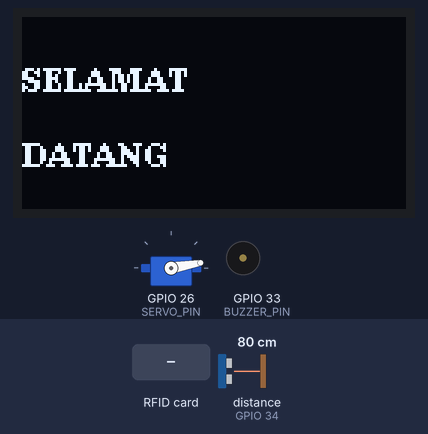
Simulated run of this sketch. Board: ESP32. Parts: 128×64 one-colour display, servo, buzzer (waves = sounding). The inputs (shaded band) are chosen by the test bench; at power-on: distance to the obstacle (sensor on GPIO 34) 80 cm. The echo pulse lasts 58.3 µs per cm.

Above: at 3.1 s.
3.2 s: RFID card 5E 7A 19 C4 held to the reader
At 3.7 s:
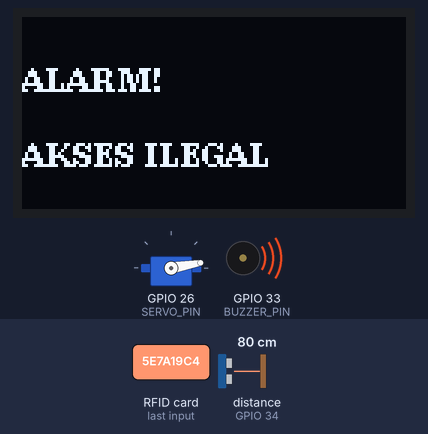
At 6.0 s:
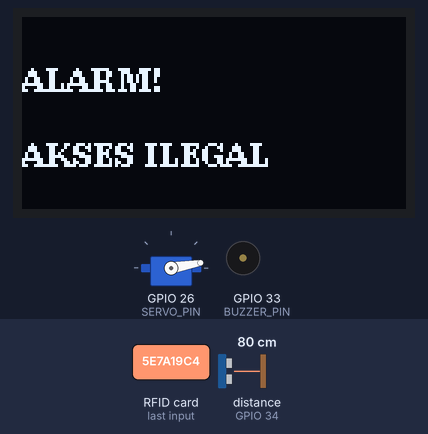
6.2 s: RFID card FA 69 FB 03 held to the reader
At 10.3 s:
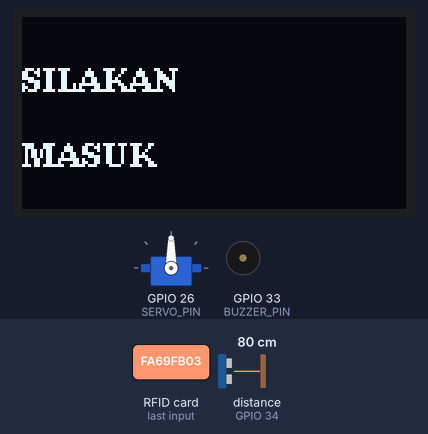
Timing chart, 0 to 11.8 s (numbered marks = the images above; inputs shaded):
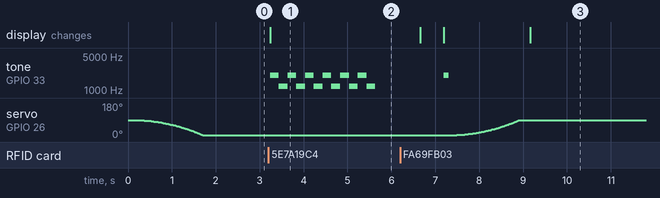

The sketch:

Tugas-ultrasonic-rfid-smartgate.ino
```cpp
#include <SPI.h>
#include <MFRC522.h>
#include <Wire.h>
#include <U8g2lib.h>
#include <ESP32Servo.h>

#define SS_PIN    5
#define RST_PIN   27
MFRC522 rfid(SS_PIN, RST_PIN);

U8G2_SSD1306_128X64_NONAME_F_HW_I2C oled(U8G2_R0);

#define SERVO_PIN   26
#define SERVO_TUTUP 10
#define SERVO_BUKA  90
Servo door;

#define BUZZER_PIN 33
#define TRIG_PIN 14
#define ECHO_PIN 34
#define JARAK_TUTUP 15

String uidTerdaftar[] = {"FA69FB03", "04AB12CD"};
int jumlahUID = 2;

// Bunyi beep singkat
void beep(int freq, int dur){
  tone(BUZZER_PIN, freq);
  delay(dur);
  noTone(BUZZER_PIN);
}

// Suara alarm
void alarmPembobol(){
  for(int i = 0; i < 6; i++){
    tone(BUZZER_PIN, 2000); delay(200);
    tone(BUZZER_PIN, 1200); delay(200);
  }
  noTone(BUZZER_PIN);
}

// Update tulisan layar
void tampilOLED(String a, String b){
  oled.clearBuffer();
  oled.setFont(u8g2_font_ncenB08_tr);
  oled.drawStr(0, 25, a.c_str());
  oled.drawStr(0, 50, b.c_str());
  oled.sendBuffer();
}

// Cek ID kartu
bool cekAkses(String uid){
  for(int i = 0; i < jumlahUID; i++){
    if(uid == uidTerdaftar[i]) return true;
  }
  return false;
}

// Gerak servo halus
void servoKe(int dari, int ke){
  door.attach(SERVO_PIN, 500, 2400);
  int jarak = abs(ke - dari);
  int arah = (ke > dari) ? 1 : -1;

  for(int i = 0; i <= jarak; i++){
    float progress = (float)i / jarak;
    float easing = progress * progress;
    int posisi = dari + (jarak * easing * arah);
    door.write(posisi);
    delay(20);
  }
  delay(200);
  door.detach();
}

// Ukur jarak ultrasonic
long bacaJarak(){
  digitalWrite(TRIG_PIN, LOW);
  delayMicroseconds(2);
  digitalWrite(TRIG_PIN, HIGH);
  delayMicroseconds(10);
  digitalWrite(TRIG_PIN, LOW);
  long durasi = pulseIn(ECHO_PIN, HIGH, 30000);
  if(durasi == 0) return 999;
  return durasi * 0.034 / 2;
}

void setup(){
  Serial.begin(115200);
  pinMode(BUZZER_PIN, OUTPUT);
  pinMode(TRIG_PIN, OUTPUT);
  pinMode(ECHO_PIN, INPUT);
  Wire.begin(21, 22);
  oled.begin();
  tampilOLED("SELAMAT", "DATANG");
  SPI.begin(18, 19, 23, 5); // SCK, MISO, MOSI, SS
  rfid.PCD_Init();
  servoKe(SERVO_BUKA, SERVO_TUTUP);
}

void loop(){
  // Cek kartu rfid
  if(!rfid.PICC_IsNewCardPresent()) return;
  if(!rfid.PICC_ReadCardSerial()) return;

  // Ambil ID kartu
  String uid = "";
  for(byte i = 0; i < rfid.uid.size; i++){
    if(rfid.uid.uidByte[i] < 0x10) uid += "0";
    uid += String(rfid.uid.uidByte[i], HEX);
  }
  uid.toUpperCase();

  if(cekAkses(uid)){
    tampilOLED("AKSES", "DITERIMA");
    beep(2000, 120);
    servoKe(SERVO_TUTUP, SERVO_BUKA);
    tampilOLED("SILAKAN", "MASUK");

    // Tunggu orang masuk (jarak dekat)
    while(true){
      if(bacaJarak() <= JARAK_TUTUP){
        beep(1500, 80);
        servoKe(SERVO_BUKA, SERVO_TUTUP);
        tampilOLED("SELAMAT", "DATANG");
        break;
      }
      delay(100);
    }
  } else {
    tampilOLED("ALARM!", "AKSES ILEGAL");
    alarmPembobol();
    delay(1000);
    tampilOLED("SELAMAT", "DATANG");
  }

  rfid.PICC_HaltA();
  rfid.PCD_StopCrypto1();
  delay(500);
}
```

Measured:
- after the input at 3.2 s, tone on GPIO 33 (BUZZER_PIN): silent → 2000 Hz at once, then repeats every 0.40 s: 1200 Hz 0.20 s, 2000 Hz 0.20 s; the display: changes at once (image 1)
- after the input at 6.2 s, tone on GPIO 33 (BUZZER_PIN): silent → 2000 Hz after 0.99 s, → silent 0.12 s later; servo on GPIO 26 (SERVO_PIN): moves from 10° to 90° over 1.4 s, starting after 1.3 s; the display: first differs from a run without the input after 0.99 s (image 3 shows a later state)
